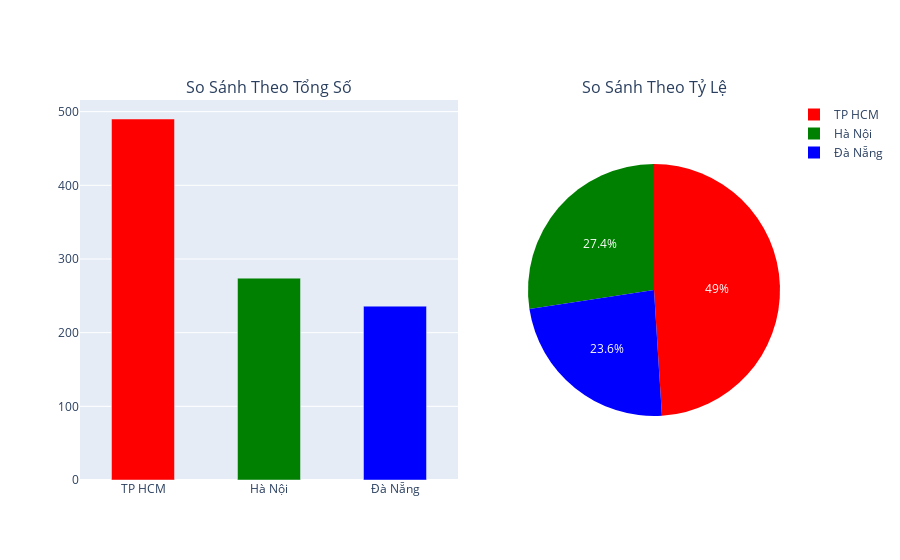

Notebook cell for this chart:
### Code cell
# Tham khảo subplots: https://plotly.com/python/subplots/
from plotly.subplots import make_subplots

fig = make_subplots(rows=1, cols=2, 
                    subplot_titles=("So Sánh Theo Tổng Số", "So Sánh Theo Tỷ Lệ"), 
                    column_widths=[0.6, 0.4],
                    specs=[[{"type": "xy"}, {"type": "domain"}]]
                   )
goBar = go.Bar(x=df_CN_counts.index, y=df_CN_counts.values, 
               width=0.5,
               marker=dict(color=['red','green','blue']),
               showlegend=False
              )
goPie = go.Pie(labels=df_CN_counts.index, values=df_CN_counts.values, 
               marker=dict(colors=['red','green','blue']))
fig.add_trace(goBar, row=1, col=1)
fig.add_trace(goPie, row=1, col=2)

### Figure 1 — Plotly figure (JSON) as saved in the notebook; plotly's stock layout.template omitted (floating-point values rounded to 4 significant figures)
{"data": [{"marker": {"color": ["red", "green", "blue"]}, "showlegend": false, "type": "bar", "width": 0.5, "x": ["TP HCM", "Hà Nội", "Đà Nẵng"], "xaxis": "x", "y": [490, 274, 236], "yaxis": "y"}, {"domain": {"x": [0.64, 1], "y": [0, 1]}, "labels": ["TP HCM", "Hà Nội", "Đà Nẵng"], "marker": {"colors": ["red", "green", "blue"]}, "type": "pie", "values": [490, 274, 236]}], "layout": {"annotations": [{"font": {"size": 16}, "showarrow": false, "text": "So Sánh Theo Tổng Số", "x": 0.27, "xanchor": "center", "xref": "paper", "y": 1, "yanchor": "bottom", "yref": "paper"}, {"font": {"size": 16}, "showarrow": false, "text": "So Sánh Theo Tỷ Lệ", "x": 0.82, "xanchor": "center", "xref": "paper", "y": 1, "yanchor": "bottom", "yref": "paper"}], "xaxis": {"anchor": "y", "domain": [0, 0.54]}, "yaxis": {"anchor": "x", "domain": [0, 1]}}}
